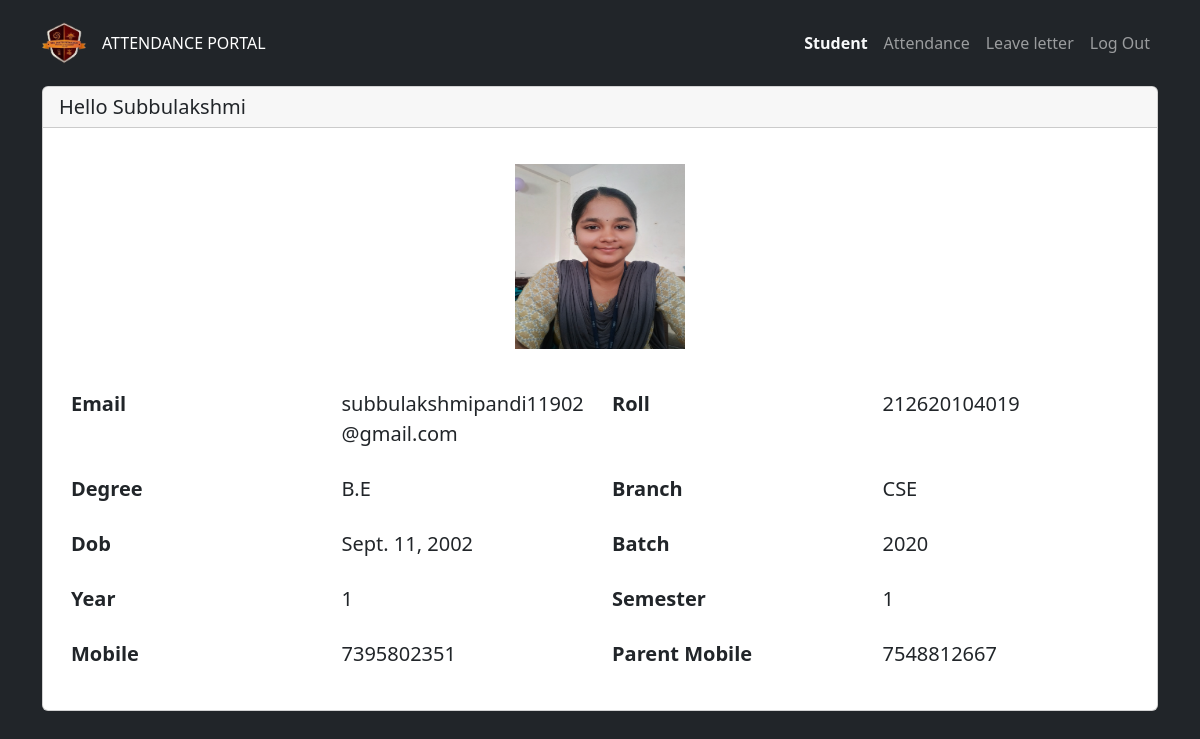
Screenshot of /student/212620104019 (signed in) with the database file from the repository.
### accounts/models.py (models this page shows, shortened)
class student(models.Model):
    user = models.OneToOneField(User, on_delete=models.CASCADE)
    photo=models.ImageField(upload_to=student_image_rename,null=True)
    name=models.CharField(max_length=100,null=True)
    roll=models.CharField(max_length=100,null=True)
    degree=models.CharField(max_length=100,null=True)
    branch=models.CharField(max_length=100,null=True)
    batch=models.IntegerField(null=True)
    year=models.CharField(max_length=2,null=True)
    semester=models.CharField(max_length=2,null=True)
    dob=models.DateField(null=True)
    mobile=models.BigIntegerField(null=True)
    parent_mobile=models.BigIntegerField(null=True)
    email=models.EmailField(max_length=100,null=True)

### accounts/views.py (the view)
# urls.py: path('student/<str:username>', student_profile,name="student"),
@user_passes_test(student_text)
def student_profile(request,username):
    profile=get_user_model().objects.filter(username=username).get()
    student_data=student.objects.filter(roll=profile).get()
    return render(request, 'student/main_student.html',{"profile":student_data})

### accounts/views.py (called while the page is built)
def student_text(user):
    try:
        return user.is_authenticated and user.is_student is True
    except User.DoesNotExist:
        return False

### templates/student/main_student.html (shortened to what this page needs)
{% load static %}
<!DOCTYPE html>
<html lang="en">
<head>
    <link rel="stylesheet" href="https://cdn.jsdelivr.net/npm/bootstrap@5.2.3/dist/css/bootstrap.min.css">
</head>
<body style="border-color: var(--bs-card-bg);background: rgb(33,37,41);">
    <nav class="navbar navbar-dark navbar-expand-md bg-dark py-3" style="position: relative;display: block;">
        <div class="container"><a class="navbar-brand d-flex align-items-center" href="#">
                <div><img  src="{% static 'images/logo.png' %}" width="44" height="44"></div>
            </a><span style="color: rgb(255,255,255);">ATTENDANCE PORTAL</span>
            <div class="collapse navbar-collapse" id="navcol-5">
                <ul class="navbar-nav ms-auto">
                    <li class="nav-item"><a class="nav-link text-light fw-bold" href="{% url 'student' profile.roll %}">Student</a></li>
                    <li class="nav-item"><a class="nav-link" href="{% url 'attendance_student' profile.roll %}">Attendance</a></li>
                    <li class="nav-item"><a class="nav-link" href="{% url 'leave_student' profile.roll %}">Leave letter</a></li>
                    <li class="nav-item"><a class="nav-link" href="{% url 'logout' %}">Log Out</a></li>
                </ul>
            </div>
        </div>
    </nav>
    {% if user.is_authenticated %}
    <div class="container" style="padding-bottom: 20px;">
        <div class="card" id="info">
            <div class="card-header">
                <h5 class="mb-0">Hello {{profile.name}}</h5>
            </div>
            <div class="card-body">
                <div class="container">
                    <div class="row" style="margin-bottom: 20px;margin-top: 20px;">
                        <div class="col-md-3 d-flex justify-content-center align-items-center" style="width: 100%;">
                            <img  src="{{profile.photo.url}}" class="d-md-flex justify-content-md-center align-items-md-center" style="width: 170px;height: 185px;"></div>
                    </div>
                    <div class="row" style="margin-top: 40px;margin-bottom: 20px;">
                        <div class="col-md-3"><strong class="fs-5">Email</strong></div>
                        <div class="col-md-3"><span class="fs-5">{{profile.email}}</span></div>
                        <div class="col-md-3"><strong class="text-capitalize fs-5">Roll</strong></div>
                        <div class="col-md-3"><span class="fs-5">{{profile.roll}}</span></div>
                    </div>
                    <div class="row" style="margin-top: 25px;margin-bottom: 25px;">
                        <div class="col-md-3"><strong class="fs-5">Degree</strong></div>
                        <div class="col-md-3"><span class="fs-5">{{profile.degree}}</span></div>
                        <div class="col-md-3"><strong class="text-capitalize fs-5">Branch</strong></div>
                        <div class="col-md-3"><span class="fs-5">{{profile.branch}}</span></div>
                    </div>
                    <div class="row" style="margin-top: 25px;margin-bottom: 25px;">
                        <div class="col-md-3"><strong class="fs-5">Dob</strong></div>
                        <div class="col-md-3"><span class="fs-5">{{profile.dob}}</span></div>
                        <div class="col-md-3"><strong class="text-capitalize fs-5">Batch</strong></div>
                        <div class="col-md-3"><span class="fs-5">{{profile.batch}}</span></div>
                    </div>
                    <div class="row" style="margin-top: 25px;margin-bottom: 25px;">
                        <div class="col-md-3"><strong class="fs-5">Year</strong></div>
                        <div class="col-md-3"><span class="fs-5">{{profile.year}}</span></div>
                        <div class="col-md-3"><strong class="text-capitalize fs-5">Semester</strong></div>
                        <div class="col-md-3"><span class="fs-5">{{profile.semester}}</span></div>
                    </div>
                    <div class="row" style="margin-top: 25px;margin-bottom: 25px;">
                        <div class="col-md-3"><strong class="fs-5">Mobile</strong></div>
                        <div class="col-md-3"><span class="fs-5">{{profile.mobile}}</span></div>
                        <div class="col-md-3"><strong class="text-capitalize fs-5">Parent mobile</strong></div>
                        <div class="col-md-3"><span class="fs-5">{{profile.parent_mobile}}</span></div>
                    </div>
                </div>
            </div>
        </div>
    </div>
    {% endif %}
</body>
</html>

### rows the page displays
student: name "Subbulakshmi", photo (picture), email "subbulakshmipandi11902@gmail.com", roll "212620104019", degree "B.E", branch "CSE", dob "Sept. 11, 2002", batch "2020", year "1", semester "1", mobile "7395802351", parent_mobile "7548812667"
